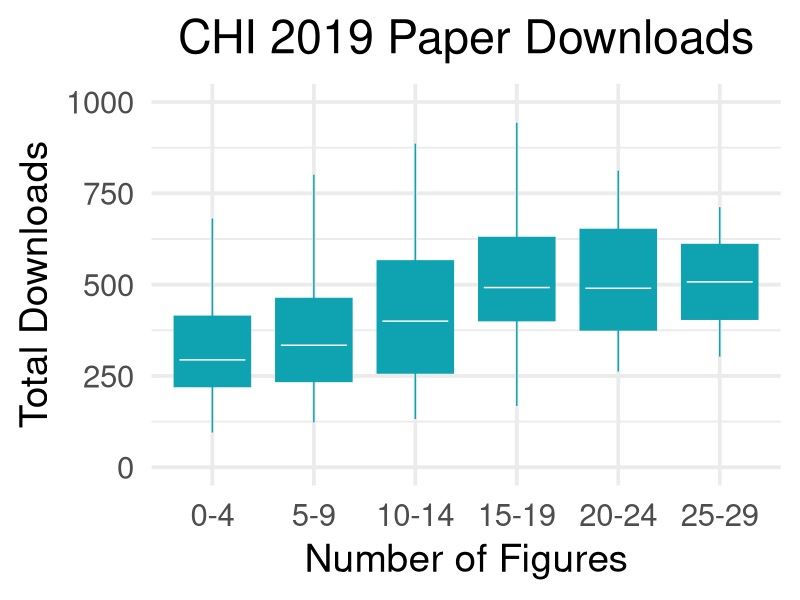

Write R code to recreate this figure.
# Import data
df <- read.table("data/chi_2019_stats.tsv", header=T)

# Create factor column for grouping papers by number of figures
df$figure_group <- NA

# Use a mega weird for-loop to group papers.
for(row in 1:nrow(df)){
  x <- df[row,"figures"]
  df[row,"figure_group"] <- "25-29"
  if(x < 25){
    df[row,"figure_group"] <- "20-24"
    if(x < 20){
      df[row,"figure_group"] <- "15-19"
      if(x < 15){
        df[row,"figure_group"] <- "10-14"
        if(x < 10){
          df[row,"figure_group"] <- "5-9"
          if(x < 5){
            df[row,"figure_group"] <- "0-4"
          }
        }
      }
    }
  }
}

# Set order of groups for figure.
df$figure_group <- factor(df$figure_group, levels=c("0-4","5-9","10-14","15-19","20-24","25-29"))

library(ggplot2)
library(ggthemes)

# Make box plot.
p <- ggplot(df, aes(x=figure_group, y=downloads)) +
  geom_boxplot(fill='#0FA3B1', color='#0FA3B1', outlier.shape=NA)+
  stat_summary(geom = "crossbar", width=0.65, fatten=0, color="white", fun.data = function(x){ return(c(y=median(x), ymin=median(x), ymax=median(x))) }) +
  xlab("Number of Figures") +
  ylab("Total Downloads") +
  theme_minimal(base_size=28) +
  ylim(c(0,1000)) +
  ggtitle("CHI 2019 Paper Downloads") +
  theme(plot.title = element_text(hjust = 0.5))

# Display box plot.
p
